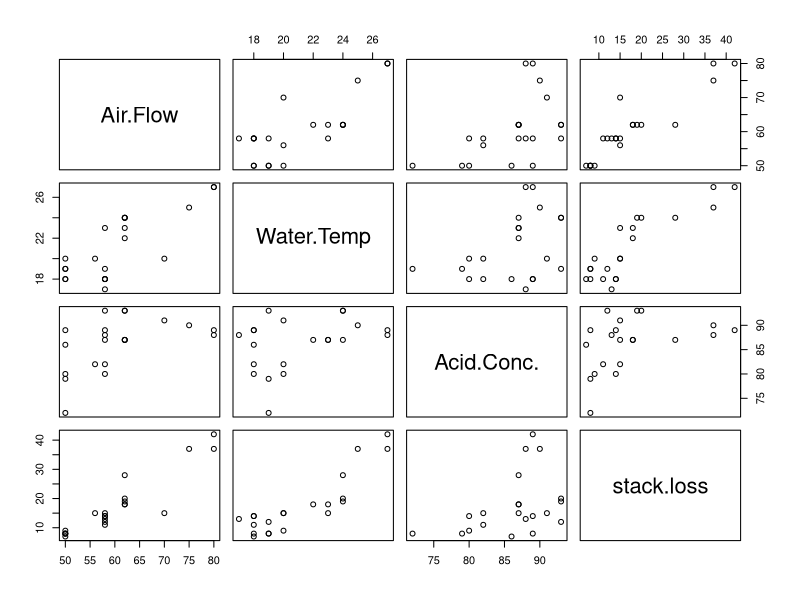
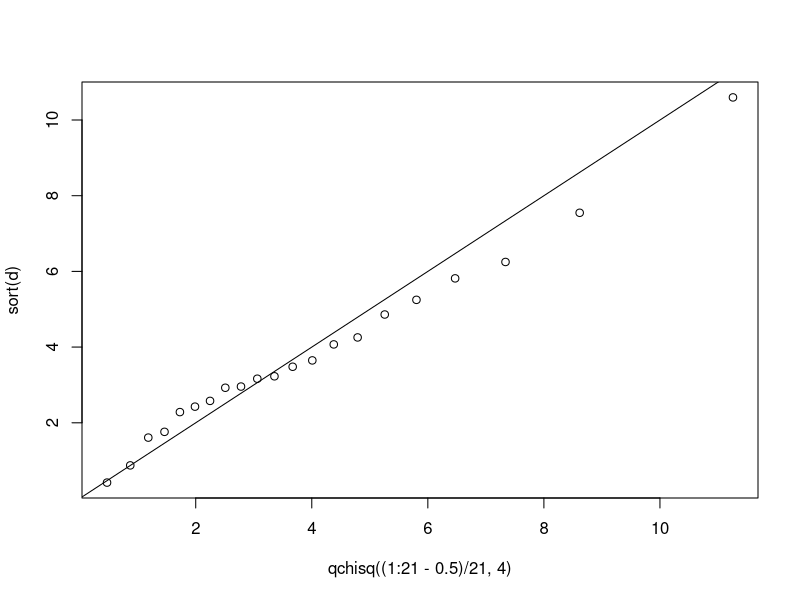
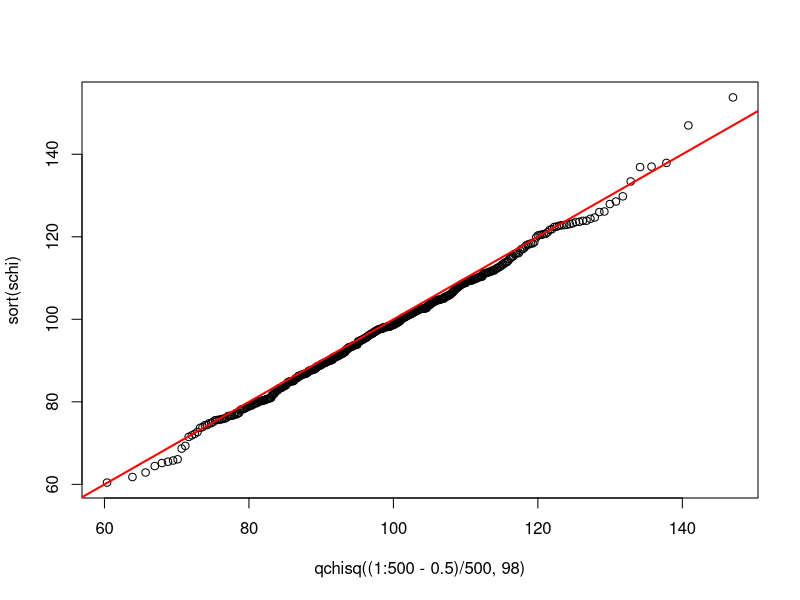

Recreate these plots in R, in order.
data(stackloss)
pairs(stackloss)


fit1 <- lm(stack.loss ~ Air.Flow + Water.Temp + Acid.Conc., data=stackloss)
summary(fit1)
#SE error of Bhat2 is 0.1349

as.numeric(c(1,50,21,85)%*%fit1$coefficients)
#Predicted value is 10.13293

fit2 <- lm(log(stack.loss)~ Air.Flow*Water.Temp + I((Air.Flow)^2), data=stackloss)
x0 = data.frame(Air.Flow = 50, Water.Temp = 21, Acid.Conc. = 85)
exp(predict(fit2, newdata=x0))
#Predicted value is 7.880239

s2 <- sqrt(sum((fit2$residuals)^2)/(21-5))
#Residual SE s=0.1314076, df=5
s1 <- sqrt(sum((fit1$residuals)^2)/(21-4))
#Residual SE s=3.243364, df=4
m<-colMeans(stackloss)
sigma<-var(stackloss)
d<- mahalanobis(stackloss,m,sigma)
which(d>qchisq(0.95,4))

par(mfrow=c(1,1))
plot(qchisq( (1:21-0.5)/21,4),sort(d))
abline(a=0,b=1)



#Simulation 2
x <- runif(100,0,3)

e<-rnorm(100,mean=0,sd=0.5)
y<- 3*x+e-1

ahat <- rep(0,500)
bhat <- rep(0,500)
shat <- rep(0,500)

for (j in 1:500){
  x <- runif(100,0,3)
  y<-3*x+rnorm(100,mean=0,sd=0.5)-1
  fit<-lm(y~x)
  shat[j]<-summary(fit)$sigma
  ahat[j]<-fit$coef[1]
  bhat[j]<-fit$coef[2]  
}

shat
ahat
bhat
mean(ahat)
mean(bhat)
mean(shat)


schi<- shat^2*(100-2)/0.5^2
plot(qchisq( (1:500-0.5)/500,98),sort(schi))
abline(0,1,lwd=2,col='red')
